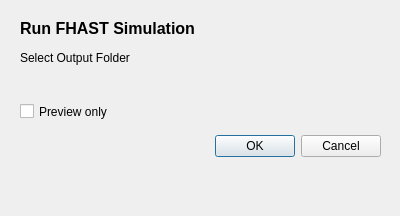
<?xml version="1.0" encoding="UTF-8"?>
<ui version="4.0">
 <class>RunFHASTSimulationDialogBase</class>
 <widget class="QDialog" name="RunFHASTSimulationDialogBase">
  <property name="geometry">
   <rect>
    <x>0</x>
    <y>0</y>
    <width>400</width>
    <height>216</height>
   </rect>
  </property>
  <property name="windowTitle">
   <string>FHAST Simulation Runner</string>
  </property>
  <widget class="QDialogButtonBox" name="button_box">
   <property name="geometry">
    <rect>
     <x>40</x>
     <y>130</y>
     <width>341</width>
     <height>32</height>
    </rect>
   </property>
   <property name="toolTip">
    <string/>
   </property>
   <property name="toolTipDuration">
    <number>-1</number>
   </property>
   <property name="orientation">
    <enum>Qt::Horizontal</enum>
   </property>
   <property name="standardButtons">
    <set>QDialogButtonBox::Cancel|QDialogButtonBox::Ok</set>
   </property>
   <property name="centerButtons">
    <bool>false</bool>
   </property>
  </widget>
  <widget class="QgsFileWidget" name="output_folder">
   <property name="geometry">
    <rect>
     <x>20</x>
     <y>70</y>
     <width>361</width>
     <height>27</height>
    </rect>
   </property>
   <property name="cursor">
    <cursorShape>ArrowCursor</cursorShape>
   </property>
   <property name="storageMode">
    <enum>QgsFileWidget::GetDirectory</enum>
   </property>
  </widget>
  <widget class="QLabel" name="label">
   <property name="geometry">
    <rect>
     <x>20</x>
     <y>50</y>
     <width>161</width>
     <height>16</height>
    </rect>
   </property>
   <property name="toolTip">
    <string>Select the folder in which to create the output folder.</string>
   </property>
   <property name="text">
    <string>Select Output Folder</string>
   </property>
  </widget>
  <widget class="QLabel" name="label_2">
   <property name="geometry">
    <rect>
     <x>20</x>
     <y>20</y>
     <width>231</width>
     <height>16</height>
    </rect>
   </property>
   <property name="font">
    <font>
     <pointsize>12</pointsize>
     <weight>75</weight>
     <bold>true</bold>
    </font>
   </property>
   <property name="text">
    <string>Run FHAST Simulation</string>
   </property>
  </widget>
  <widget class="QCheckBox" name="previewBox">
   <property name="geometry">
    <rect>
     <x>20</x>
     <y>100</y>
     <width>121</width>
     <height>23</height>
    </rect>
   </property>
   <property name="toolTip">
    <string>Check if you only want to generate run preview graphs.</string>
   </property>
   <property name="toolTipDuration">
    <number>-1</number>
   </property>
   <property name="statusTip">
    <string/>
   </property>
   <property name="whatsThis">
    <string/>
   </property>
   <property name="text">
    <string>Preview only</string>
   </property>
  </widget>
 </widget>
 <customwidgets>
  <customwidget>
   <class>QgsFileWidget</class>
   <extends>QWidget</extends>
   <header>qgsfilewidget.h</header>
  </customwidget>
 </customwidgets>
 <resources/>
 <connections>
  <connection>
   <sender>button_box</sender>
   <signal>accepted()</signal>
   <receiver>RunFHASTSimulationDialogBase</receiver>
   <slot>accept()</slot>
   <hints>
    <hint type="sourcelabel">
     <x>20</x>
     <y>20</y>
    </hint>
    <hint type="destinationlabel">
     <x>20</x>
     <y>20</y>
    </hint>
   </hints>
  </connection>
  <connection>
   <sender>button_box</sender>
   <signal>rejected()</signal>
   <receiver>RunFHASTSimulationDialogBase</receiver>
   <slot>reject()</slot>
   <hints>
    <hint type="sourcelabel">
     <x>20</x>
     <y>20</y>
    </hint>
    <hint type="destinationlabel">
     <x>20</x>
     <y>20</y>
    </hint>
   </hints>
  </connection>
 </connections>
</ui>
